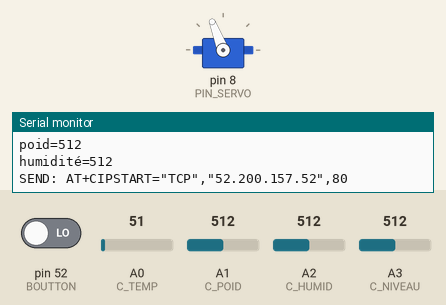
This sketch was run on a simulated Arduino Mega 2560, built with avr-gcc and run on an emulated ATmega2560. Parts: servo, the last lines printed to the serial monitor. Inputs (shaded band) come from the test bench; at power-on: pin 52 (BOUTTON) LOW, A0 (C_TEMP) = 51, A1 (C_POID) = 512, A2 (C_HUMID) = 512, A3 (C_NIVEAU) = 512. The modem accepts every AT command (registered, SIM ready, sends succeed) and sends nothing else.

Above: at 5.5 s.
5.6 s: pin 52 (BOUTTON) driven HIGH
At 9.5 s:
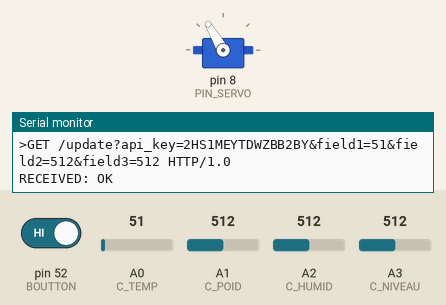
12.8 s: pin 52 (BOUTTON) driven LOW
At 13.7 s:
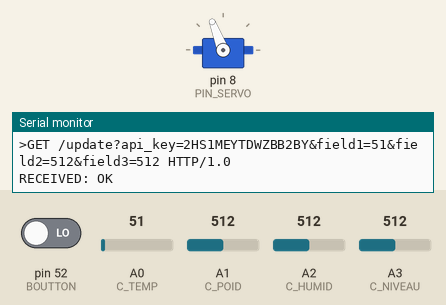
Timing chart, 0 to 15.8 s (numbered marks = the images above; inputs shaded):
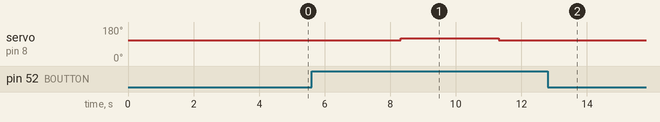

The sketch:

Ruche_test_3.ino
```cpp
/* <a href="https://nurdspace.nl/ESP8266" rel="nofollow">  https://nurdspace.nl/ESP8266

</a>//http://www.instructables.com/id/Using-the-ESP8266-module/
//https://www.zybuluo.com/kfihihc/note/31135
//http://tminusarduino.blogspot.nl/2014/09/experimenting-with-esp8266-5-wifi-module.html
//http://www.cse.dmu.ac.uk/~sexton/ESP8266/
//https://github.com/aabella/ESP8266-Arduino-library/blob/master/ESP8266abella/ESP8266aabella.h
//http://contractorwolf.com/esp8266-wifi-arduino-micro/
//**********************************************************/


/******************

  SEMI-FONCTIONNEL

******************/

#include <Servo.h>
#include <SoftwareSerial.h>


#define C_TEMP A0
#define C_POID A1
#define C_HUMID A2
#define C_NIVEAU A3

#define DEBUG true //comment out to remove debug msgs

#define _baudrate 115200


#define _SSID ("8Fablab")
#define _PASS ("8fablabdrome")
#define IP "52.200.157.52" // ThingSpeak IP Address: 184.106.153.149

//pin device
#define BOUTTON 52
#define PIN_SERVO 8
#define PIN_LED_RECOLTE 50
#define PIN_LED_NIVEAU 51
#define PIN_LED_POID 48

#define SERVO_INIT 111
#define SERVO_D 75
#define SERVO_G 120

//Variables
String GET = "GET /update?api_key=2HS1MEYTDWZBB2BY";
String chaineRecue="";
int v_temp;
int v_poid;
int v_humid;


Servo servo_recolte;


/*********************

      THINGSPEAK

*********************/


//----- update the  Thingspeak string with 3 values
void updateTS( String T, String P , String H)
{
  // ESP8266 Client
  String cmd = "AT+CIPSTART=\"TCP\",\"";// Setup TCP connection
  cmd += IP;
  cmd += "\",80";//port
  sendDebug(cmd);
  delay(2000);


//  cmd = GET + "&field1=" + T + " HTTP/1.0\n\n"; //une seule data
  cmd = GET + "&field1=" + T +"&field2="+ P + "&field3=" + H +" HTTP/1.0\n\n";    //GET /update?api_key=2HS1MEYTDWZBB2BY
  Serial1.print( "AT+CIPSEND=" );
  Serial1.println( cmd.length() );
  if(Serial1.find( ">" ) )
  {
    Serial.print(">");
    Serial.print(cmd);
    Serial1.print(cmd);
  }
  else
  {
    sendDebug("AT+CIPCLOSE");//close TCP connection
  }
  if( Serial1.find("OK") )
  {
    Serial.println( "RECEIVED: OK" );
  }
  else
  {
    Serial.println( "RECEIVED: Error\nExit2" );
  }
}

/*
void get_data()
{
  String cmd2 = "GET /channels/204207/feeds.json?results=1 HTTP/1.0\r\n"; //
  //cmd2+="Host: api.thingspeak.com\n";
  //cmd2+="Connection: close\n";
  cmd2+="Content-type: application/json\r\n\n";
                                                                          //String cmd2 = "GET /channels/204207/feeds.json?results=2 HTTP/1.0\n\n";   //GET /channels/204207/feeds.json?results=2

  Serial1.print( "AT+CIPSEND=" );

  Serial1.println(cmd2.length());

  Serial.print("-->");
  Serial.print(cmd2);
  Serial.println("<--");
  delay(20);
  Serial1.print(cmd2);


  char c;

  while(Serial1.available()==0);
  while(Serial1.available()>0)
  {
    c=Serial1.read();
    Serial.print(c);
    Serial.flush();
  }

  Serial.println();

}*/

/*********************

         FCT

*********************/


void sendDebug(String cmd)
{
  Serial.print("SEND: ");
  Serial.println(cmd);
  Serial1.println(cmd);
}


String sendData(String command, const int timeout)
{
    String response = "";

    Serial1.print(command); // send the read character to the esp8266

    long int time = millis();

    while( (time+timeout) > millis())
    {
      while(Serial1.available())
      {

        // The esp has data so display its output to the serial window
        char c = Serial1.read(); // read the next character.
        response+=c;
      }
    }

    if(DEBUG)
    {
      Serial.print(response);
      delay(100);
    }

    return response;
}


/*********************

        SETUP

*********************/


void setup()
{
  Serial1.begin( _baudrate );
  Serial.begin( _baudrate );

  pinMode(BOUTTON, INPUT);


  /**************PERSO**************/

  sendData("AT+RST\r\n",2000); // restart module
  sendData("AT+CWMODE=1\r\n",1000); // 1 pour station, 2 pour point d'accès et 3 pour les deux

  /*String cmd="AT+CWJAP=\""; // Join accespoint
  cmd+=_SSID;
  cmd+="\",\"";
  cmd+=_PASS;
  cmd+="\"";*/

  //delay(5000);
  sendData("AT+CIFSR\r\n",1000); // affiche la ou les IPs sur la liaison serie

  servo_recolte.attach(PIN_SERVO);
  servo_recolte.write(SERVO_INIT);


}

/*********************

        LOOP

*********************/


void loop()
{
  v_temp = analogRead(C_TEMP);
  v_poid = analogRead(C_POID);
  v_humid = analogRead(C_HUMID);


  String temp = String(v_temp);// turn integer to string ----  String temp =String(value_temp);
  String poid = String(v_poid);// turn integer to string ---- String light= String(value_light);
  String humid = String(v_humid);// turn integer to string ---- String humid=String(value_humid);


  if(DEBUG)
  {
    Serial.print("temperature="); Serial.println(temp);
    Serial.print("poid="); Serial.println(poid);
    Serial.print("humidité="); Serial.println(humid);
  }

  updateTS(temp, poid, humid);
  delay(1000);
  int i=0;

  //declenchement
  if(digitalRead(BOUTTON)==HIGH)
  {
    digitalWrite(PIN_LED_RECOLTE, HIGH);
    delay(1000);
    servo_recolte.write(SERVO_G);
    delay(3000);
  }
  servo_recolte.write(SERVO_INIT);
  digitalWrite(PIN_LED_RECOLTE, LOW);


  //niveau
  if(analogRead(C_NIVEAU)>100)
  {
    digitalWrite(PIN_LED_NIVEAU,HIGH);
  }
  else
  {
    digitalWrite(PIN_LED_NIVEAU,LOW);
  }

  //poid
  if(analogRead(C_POID)<800)
  {
    digitalWrite(PIN_LED_POID,HIGH);
  }
  else
  {
    digitalWrite(PIN_LED_POID,LOW);
  }
}
```

Measured:
- after the input at 5.6 s, servo on pin 8 (PIN_SERVO): 111° → 120° after 2.7 s, → 111° 3.0 s later
- after the input at 12.8 s, servo on pin 8 (PIN_SERVO): stays 111° (without the input it goes to 120° after 2.5 s)
